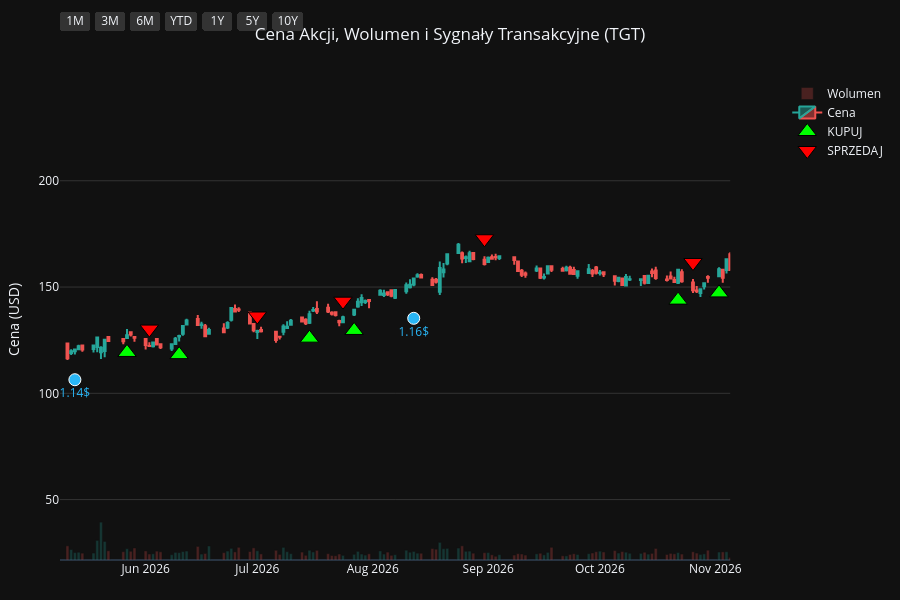
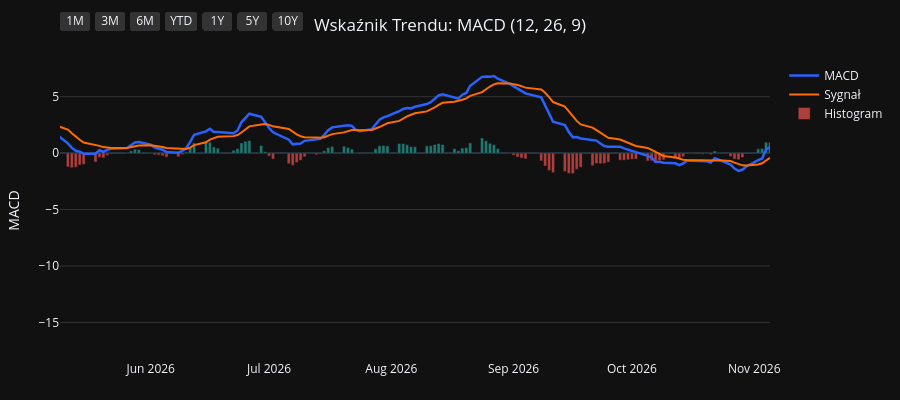
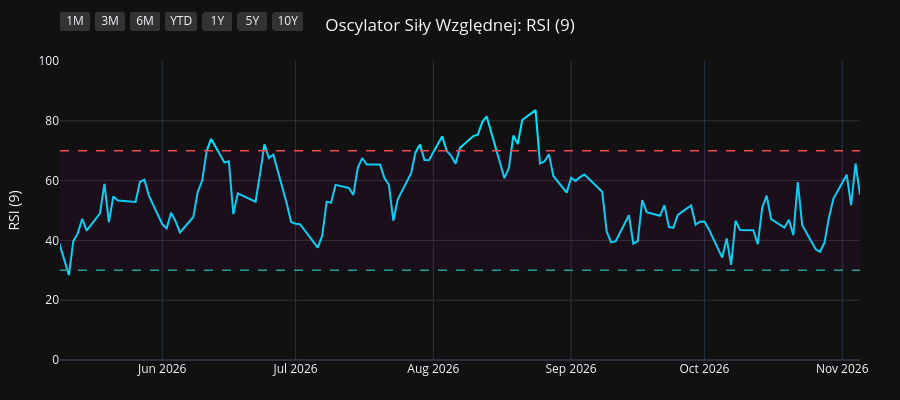
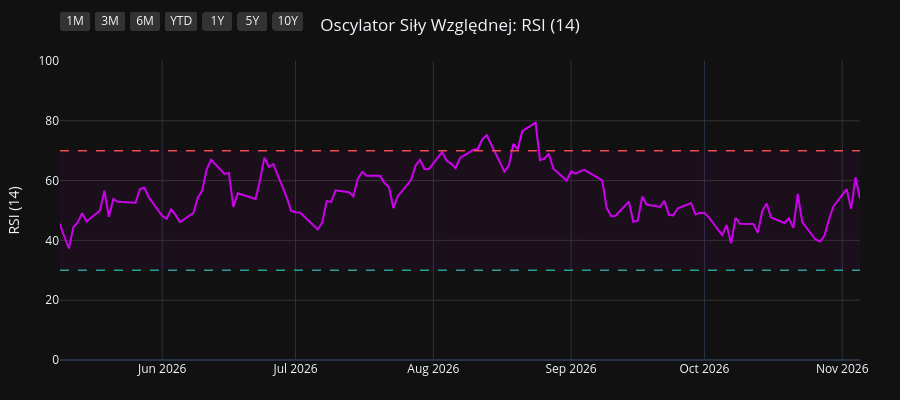

These figures' notebook cell, in order:
### Code cell
import os
import yfinance as yf
import pandas as pd
import pandas_ta as ta
import plotly.graph_objects as go
from plotly.subplots import make_subplots

# 1. Pobranie i przygotowanie danych
symbol = os.environ.get("STOCK_TICKER", "").strip().upper()
if not symbol:
    raise RuntimeError("Set STOCK_TICKER before running price_extractor.ipynb")
df = yf.Ticker(symbol).history(period="10y")
df.index = df.index.tz_localize(None)

# Wskaźniki i sygnały
df.ta.macd(fast=12, slow=26, signal=9, append=True)
df.ta.rsi(length=9, append=True)
df.ta.rsi(length=14, append=True)
df.ta.rsi(length=21, append=True)
df.dropna(inplace=True)

macd = df['MACD_12_26_9']
signal = df['MACDs_12_26_9']
wczorajszy_macd = macd.shift(1)
wczorajszy_signal = signal.shift(1)

df['Decyzja'] = 'BRAK'
df.loc[(macd > signal) & (wczorajszy_macd <= wczorajszy_signal), 'Decyzja'] = 'KUPUJ'
df.loc[(macd < signal) & (wczorajszy_macd >= wczorajszy_signal), 'Decyzja'] = 'SPRZEDAJ'

df_kupuj = df[df['Decyzja'] == 'KUPUJ']
df_sprzedaj = df[df['Decyzja'] == 'SPRZEDAJ']
df_dywidendy = df[df['Dividends'] > 0]
df_splity = df[df['Stock Splits'] > 0]

# Wspólna konfiguracja osi X
konfiguracja_osi_x = dict(
    type="date",
    showspikes=True, spikemode="across", spikesnap="cursor", spikedash="dot", spikecolor="#ffffff", spikethickness=1, hoverformat="%Y-%m-%d",
    rangeselector=dict(
        buttons=list([
            dict(count=1, label="1M", step="month", stepmode="backward"),
            dict(count=3, label="3M", step="month", stepmode="backward"),
            dict(count=6, label="6M", step="month", stepmode="backward"),
            dict(count=1, label="YTD", step="year", stepmode="todate"),
            dict(count=1, label="1Y", step="year", stepmode="backward"),
            dict(count=5, label="5Y", step="year", stepmode="backward"),
            dict(step="all", label="10Y")
        ]),
        bgcolor="#333333", activecolor="#2962ff", x=0, y=1.1
    )
)

# ==========================================
# WYKRES 1: CENA + WOLUMEN + SYGNAŁY
# ==========================================
fig1 = make_subplots(specs=[[{"secondary_y": True}]])

kolory_wolumenu = ['#26a69a' if row['Close'] >= row['Open'] else '#ef5350' for index, row in df.iterrows()]
fig1.add_trace(go.Bar(x=df.index, y=df['Volume'], marker_color=kolory_wolumenu, opacity=0.25, name='Wolumen'), secondary_y=True)
fig1.add_trace(go.Candlestick(x=df.index, open=df['Open'], high=df['High'], low=df['Low'], close=df['Close'], name='Cena', increasing_line_color='#26a69a', decreasing_line_color='#ef5350'), secondary_y=False)
fig1.add_trace(go.Scatter(x=df_kupuj.index, y=df_kupuj['Low'] * 0.95, customdata=df_kupuj[['Low', 'High']], mode='markers', marker=dict(symbol='triangle-up', size=16, color='#00ff00', line=dict(width=1, color='black')), name='KUPUJ', hovertemplate='KUPUJ<br>Najniższa: %{customdata[0]:.2f}<br>Najwyższa: %{customdata[1]:.2f}<extra></extra>'), secondary_y=False)
fig1.add_trace(go.Scatter(x=df_sprzedaj.index, y=df_sprzedaj['High'] * 1.05, customdata=df_sprzedaj[['Low', 'High']], mode='markers', marker=dict(symbol='triangle-down', size=16, color='#ff0000', line=dict(width=1, color='black')), name='SPRZEDAJ', hovertemplate='SPRZEDAJ<br>Najniższa: %{customdata[0]:.2f}<br>Najwyższa: %{customdata[1]:.2f}<extra></extra>'), secondary_y=False)

if not df_dywidendy.empty:
    fig1.add_trace(go.Scatter(x=df_dywidendy.index, y=df_dywidendy['Low'] * 0.90, mode='markers+text', marker=dict(symbol='circle', size=12, color='#29b6f6', line=dict(width=1, color='white')), text=df_dywidendy['Dividends'].apply(lambda x: f"{x}$"), textposition="bottom center", name='Dywidenda', showlegend=False, hovertemplate='Dywidenda: %{text}<extra></extra>', textfont=dict(color="#29b6f6")), secondary_y=False)
if not df_splity.empty:
                    fig1.add_trace(go.Scatter(x=df_splity.index, y=df_splity['High'], mode='markers+text', marker=dict(symbol='star', size=16, color='#ffee58', line=dict(width=1, color='black')), text=df_splity['Stock Splits'].apply(lambda x: f"{x:g}:1" if x >= 1 else f"1:{1 / x:g}"), textposition="top center", name='Split', hovertemplate='%{text}<extra></extra>', textfont=dict(color="#ffee58")), secondary_y=False)

fig1.update_layout(title=dict(text=f"Cena Akcji, Wolumen i Sygnały Transakcyjne ({symbol})", x=0.5, xanchor='center'), dragmode='pan', xaxis_rangeslider_visible=False, template='plotly_dark', height=600, hovermode='x unified', margin=dict(l=60, r=40, t=60, b=40))
fig1.update_xaxes(**konfiguracja_osi_x)
fig1.update_xaxes(range=[df.index.max() - pd.Timedelta(days=180), df.index.max()])
fig1.update_yaxes(title_text="Cena (USD)", secondary_y=False, gridcolor='#333333')
fig1.update_yaxes(range=[0, df['Volume'].max() * 4], showgrid=False, showticklabels=False, secondary_y=True)
fig1.show(config={'scrollZoom': True})

# ==========================================
# WYKRES 2: WSKAŹNIK MACD
# ==========================================
fig2 = go.Figure()
fig2.add_trace(go.Scatter(x=df.index, y=df['MACD_12_26_9'], line=dict(color='#2962ff', width=2.5), name='MACD'))
fig2.add_trace(go.Scatter(x=df.index, y=df['MACDs_12_26_9'], line=dict(color='#ff6d00', width=2), name='Sygnał'))
kolory_macd = ['#26a69a' if val >= 0 else '#ef5350' for val in df['MACDh_12_26_9']]
fig2.add_trace(go.Bar(x=df.index, y=df['MACDh_12_26_9'], marker_color=kolory_macd, name='Histogram', opacity=0.7))
fig2.update_layout(title=dict(text="Wskaźnik Trendu: MACD (12, 26, 9)", x=0.5, xanchor='center'), dragmode='pan', xaxis_rangeslider_visible=False, template='plotly_dark', height=400, hovermode='x unified', margin=dict(l=60, r=40, t=60, b=40))
fig2.update_xaxes(**konfiguracja_osi_x)
fig2.update_xaxes(range=[df.index.max() - pd.Timedelta(days=180), df.index.max()])
fig2.update_yaxes(title_text="MACD", gridcolor='#333333')
fig2.show(config={'scrollZoom': True})

# ==========================================
# WYKRES 3: OSCYLATOR RSI (9)
# ==========================================
fig3 = go.Figure()
fig3.add_trace(go.Scatter(x=df.index, y=df['RSI_9'], line=dict(color='#00e5ff', width=2), name='RSI (9)'))
fig3.add_hline(y=70, line_dash="dash", line_color="#ef5350", line_width=1.5)
fig3.add_hline(y=30, line_dash="dash", line_color="#26a69a", line_width=1.5)
fig3.add_hrect(y0=30, y1=70, line_width=0, fillcolor="purple", opacity=0.1)
fig3.update_layout(title=dict(text="Oscylator Siły Względnej: RSI (9)", x=0.5, xanchor='center'), dragmode='pan', xaxis_rangeslider_visible=False, template='plotly_dark', height=400, hovermode='x unified', margin=dict(l=60, r=40, t=60, b=40))
fig3.update_xaxes(**konfiguracja_osi_x)
fig3.update_xaxes(range=[df.index.max() - pd.Timedelta(days=180), df.index.max()])
fig3.update_yaxes(title_text="RSI (9)", range=[0, 100], gridcolor='#333333')
fig3.show(config={'scrollZoom': True})

# ==========================================
# WYKRES 4: OSCYLATOR RSI (14)
# ==========================================
fig4 = go.Figure()
fig4.add_trace(go.Scatter(x=df.index, y=df['RSI_14'], line=dict(color='#d500f9', width=2), name='RSI (14)'))
fig4.add_hline(y=70, line_dash="dash", line_color="#ef5350", line_width=1.5)
fig4.add_hline(y=30, line_dash="dash", line_color="#26a69a", line_width=1.5)
fig4.add_hrect(y0=30, y1=70, line_width=0, fillcolor="purple", opacity=0.1)
fig4.update_layout(title=dict(text="Oscylator Siły Względnej: RSI (14)", x=0.5, xanchor='center'), dragmode='pan', xaxis_rangeslider_visible=False, template='plotly_dark', height=400, hovermode='x unified', margin=dict(l=60, r=40, t=60, b=40))
fig4.update_xaxes(**konfiguracja_osi_x)
fig4.update_xaxes(range=[df.index.max() - pd.Timedelta(days=180), df.index.max()])
fig4.update_yaxes(title_text="RSI (14)", range=[0, 100], gridcolor='#333333')
fig4.show(config={'scrollZoom': True})

# ==========================================
# WYKRES 5: OSCYLATOR RSI (21)
# ==========================================
fig5 = go.Figure()
fig5.add_trace(go.Scatter(x=df.index, y=df['RSI_21'], line=dict(color='#64dd17', width=2), name='RSI (21)'))
fig5.add_hline(y=70, line_dash="dash", line_color="#ef5350", line_width=1.5)
fig5.add_hline(y=30, line_dash="dash", line_color="#26a69a", line_width=1.5)
fig5.add_hrect(y0=30, y1=70, line_width=0, fillcolor="purple", opacity=0.1)
fig5.update_layout(title=dict(text="Oscylator Siły Względnej: RSI (21)", x=0.5, xanchor='center'), dragmode='pan', xaxis_rangeslider_visible=False, template='plotly_dark', height=400, hovermode='x unified', margin=dict(l=60, r=40, t=60, b=40))
fig5.update_xaxes(**konfiguracja_osi_x)
fig5.update_xaxes(range=[df.index.max() - pd.Timedelta(days=180), df.index.max()])
fig5.update_yaxes(title_text="RSI (21)", range=[0, 100], gridcolor='#333333')
fig5.show(config={'scrollZoom': True})

### Figure 1 — Plotly figure (JSON) as saved in the notebook; plotly's stock layout.template omitted (floating-point values rounded to 4 significant figures; data arrays with more than 128 entries replaced by an {"elided": "..."} marker saying what was removed)
{"data": [{"marker": {"color": {"elided": "2480 str values"}}, "name": "Wolumen", "opacity": 0.25, "type": "bar", "x": {"elided": "2480 str values"}, "xaxis": "x", "y": {"elided": "2480 int values"}, "yaxis": "y2"}, {"close": {"elided": "2480 float values"}, "decreasing": {"line": {"color": "#ef5350"}}, "high": {"elided": "2480 float values"}, "increasing": {"line": {"color": "#26a69a"}}, "low": {"elided": "2480 float values"}, "name": "Cena", "open": {"elided": "2480 float values"}, "type": "candlestick", "x": {"elided": "2480 str values"}, "xaxis": "x", "yaxis": "y"}, {"customdata": {"elided": "96x2 float values"}, "hovertemplate": "KUPUJ<br>Najniższa: %{customdata[0]:.2f}<br>Najwyższa: %{customdata[1]:.2f}<extra></extra>", "marker": {"color": "#00ff00", "line": {"color": "black", "width": 1}, "size": 16, "symbol": "triangle-up"}, "mode": "markers", "name": "KUPUJ", "type": "scatter", "x": ["2017-02-06T00:00:00", "2017-03-23T00:00:00", "2017-06-05T00:00:00", "2017-06-09T00:00:00", "2017-07-05T00:00:00", "2017-07-13T00:00:00", "2017-09-06T00:00:00", "2017-10-13T00:00:00", "2017-11-14T00:00:00", "2017-11-29T00:00:00", "2018-02-26T00:00:00", "2018-04-04T00:00:00", "2018-04-27T00:00:00", "2018-05-14T00:00:00", "2018-06-04T00:00:00", "2018-07-10T00:00:00", "2018-07-23T00:00:00", "2018-08-17T00:00:00", "2018-10-30T00:00:00", "2018-12-26T00:00:00", "2019-02-19T00:00:00", "2019-03-05T00:00:00", "2019-04-08T00:00:00", "2019-04-18T00:00:00", "2019-05-22T00:00:00", "2019-08-19T00:00:00", "2019-10-14T00:00:00", "2019-11-15T00:00:00", "2020-02-06T00:00:00", "2020-04-01T00:00:00", "2020-07-15T00:00:00", "2020-09-28T00:00:00", "2020-11-13T00:00:00", "2021-01-04T00:00:00", "2021-02-09T00:00:00", "2021-03-15T00:00:00", "2021-05-06T00:00:00", "2021-05-20T00:00:00", "2021-06-25T00:00:00", "2021-07-22T00:00:00", "2021-09-17T00:00:00", "2021-10-13T00:00:00", "2021-11-16T00:00:00", "2021-12-30T00:00:00", "2022-02-01T00:00:00", "2022-02-09T00:00:00", "2022-03-01T00:00:00", "2022-04-07T00:00:00", "2022-06-06T00:00:00", "2022-09-08T00:00:00", "2022-10-06T00:00:00", "2022-10-18T00:00:00", "2022-11-11T00:00:00", "2022-11-30T00:00:00", "2022-12-29T00:00:00", "2023-03-30T00:00:00", "2023-05-11T00:00:00", "2023-06-14T00:00:00", "2023-08-31T00:00:00", "2023-09-14T00:00:00", "2023-10-11T00:00:00", "2023-12-14T00:00:00", "2024-02-02T00:00:00", "2024-03-28T00:00:00", "2024-05-10T00:00:00", "2024-05-16T00:00:00", "2024-06-03T00:00:00", "2024-06-12T00:00:00", "2024-06-21T00:00:00", "2024-08-16T00:00:00", "2024-09-19T00:00:00", "2024-10-11T00:00:00", "2024-11-11T00:00:00", "2024-12-09T00:00:00", "2025-01-23T00:00:00", "2025-03-24T00:00:00", "2025-04-17T00:00:00", "2025-06-06T00:00:00", "2025-06-24T00:00:00", "2025-07-22T00:00:00", "2025-08-12T00:00:00", "2025-08-18T00:00:00", "2025-09-26T00:00:00", "2025-11-28T00:00:00", "2025-12-26T00:00:00", "2026-01-02T00:00:00", "2026-02-04T00:00:00", "2026-03-04T00:00:00", "2026-03-31T00:00:00", "2026-04-16T00:00:00", "2026-05-27T00:00:00", "2026-06-10T00:00:00", "2026-07-15T00:00:00", "2026-07-27T00:00:00", "2026-10-22T00:00:00", "2026-11-02T00:00:00"], "xaxis": "x", "y": [44.96, 37.99, 39.77, 39.62, 37.59, 37.65, 42.07, 43.89, 43.75, 42.03, 56.07, 51.35, 53.24, 52.65, 55.09, 58.48, 58.58, 62.43, 64.1, 47.39, 55.54, 57.16, 62.36, 63.58, 59.76, 66.69, 87.0, 87.29, 90.52, 72.41, 95.7, 123.9, 128.7, 140.1, 156.0, 144.2, 171.2, 175.9, 194.3, 206.6, 199.5, 187.4, 214.3, 186.6, 176.5, 174.6, 179.1, 179.0, 130.6, 139.7, 128.7, 128.3, 136.5, 135.6, 122.4, 133.8, 131.2, 108.0, 107.1, 104.5, 91.01, 119.9, 122.6, 151.3, 140.1, 139.3, 132.0, 126.6, 125.6, 122.9, 136.3, 137.5, 131.8, 117.8, 119.6, 93.71, 80.58, 85.31, 87.2, 92.54, 94.16, 94.64, 79.29, 83.09, 89.25, 89.74, 103.8, 112.0, 110.9, 113.6, 119.2, 118.2, 126.0, 129.6, 143.8, 147.2], "yaxis": "y"}, {"customdata": {"elided": "95x2 float values"}, "hovertemplate": "SPRZEDAJ<br>Najniższa: %{customdata[0]:.2f}<br>Najwyższa: %{customdata[1]:.2f}<extra></extra>", "marker": {"color": "#ff0000", "line": {"color": "black", "width": 1}, "size": 16, "symbol": "triangle-down"}, "mode": "markers", "name": "SPRZEDAJ", "type": "scatter", "x": ["2017-02-28T00:00:00", "2017-05-16T00:00:00", "2017-06-06T00:00:00", "2017-06-16T00:00:00", "2017-07-07T00:00:00", "2017-08-11T00:00:00", "2017-09-25T00:00:00", "2017-10-30T00:00:00", "2017-11-15T00:00:00", "2018-01-29T00:00:00", "2018-03-01T00:00:00", "2018-04-23T00:00:00", "2018-05-03T00:00:00", "2018-05-25T00:00:00", "2018-06-18T00:00:00", "2018-07-12T00:00:00", "2018-08-16T00:00:00", "2018-09-12T00:00:00", "2018-11-15T00:00:00", "2019-02-08T00:00:00", "2019-03-01T00:00:00", "2019-04-02T00:00:00", "2019-04-09T00:00:00", "2019-04-22T00:00:00", "2019-06-20T00:00:00", "2019-09-13T00:00:00", "2019-10-23T00:00:00", "2019-12-10T00:00:00", "2020-02-26T00:00:00", "2020-05-22T00:00:00", "2020-09-02T00:00:00", "2020-10-19T00:00:00", "2020-12-07T00:00:00", "2021-01-21T00:00:00", "2021-02-19T00:00:00", "2021-04-21T00:00:00", "2021-05-11T00:00:00", "2021-06-14T00:00:00", "2021-07-19T00:00:00", "2021-07-28T00:00:00", "2021-09-21T00:00:00", "2021-11-08T00:00:00", "2021-11-17T00:00:00", "2022-01-18T00:00:00", "2022-02-07T00:00:00", "2022-02-14T00:00:00", "2022-03-31T00:00:00", "2022-04-27T00:00:00", "2022-08-22T00:00:00", "2022-09-15T00:00:00", "2022-10-14T00:00:00", "2022-11-07T00:00:00", "2022-11-18T00:00:00", "2022-12-02T00:00:00", "2023-02-09T00:00:00", "2023-04-18T00:00:00", "2023-05-22T00:00:00", "2023-08-07T00:00:00", "2023-09-11T00:00:00", "2023-09-18T00:00:00", "2023-12-11T00:00:00", "2023-12-15T00:00:00", "2024-03-18T00:00:00", "2024-04-03T00:00:00", "2024-05-15T00:00:00", "2024-05-21T00:00:00", "2024-06-06T00:00:00", "2024-06-13T00:00:00", "2024-07-24T00:00:00", "2024-09-06T00:00:00", "2024-10-01T00:00:00", "2024-10-21T00:00:00", "2024-11-20T00:00:00", "2025-01-17T00:00:00", "2025-02-03T00:00:00", "2025-04-04T00:00:00", "2025-05-30T00:00:00", "2025-06-18T00:00:00", "2025-07-17T00:00:00", "2025-07-29T00:00:00", "2025-08-15T00:00:00", "2025-08-20T00:00:00", "2025-11-04T00:00:00", "2025-12-24T00:00:00", "2025-12-31T00:00:00", "2026-01-22T00:00:00", "2026-02-23T00:00:00", "2026-03-11T00:00:00", "2026-04-13T00:00:00", "2026-05-01T00:00:00", "2026-06-02T00:00:00", "2026-07-01T00:00:00", "2026-07-24T00:00:00", "2026-08-31T00:00:00", "2026-10-26T00:00:00"], "xaxis": "x", "y": [52.96, 44.46, 44.22, 42.1, 41.39, 44.74, 47.98, 48.71, 47.34, 63.07, 62.28, 58.59, 59.05, 59.83, 64.78, 65.0, 69.05, 74.74, 69.42, 60.98, 63.47, 68.41, 69.36, 71.3, 74.56, 94.61, 98.09, 110.3, 98.82, 105.2, 133.6, 147.9, 155.6, 172.6, 171.8, 186.0, 189.9, 209.1, 225.5, 231.8, 220.2, 230.1, 231.9, 199.2, 194.0, 190.7, 199.4, 215.1, 151.9, 154.6, 142.0, 147.7, 151.6, 151.8, 160.2, 151.0, 142.5, 124.7, 117.2, 115.6, 130.2, 134.6, 161.0, 169.7, 155.3, 151.2, 141.9, 141.8, 145.5, 149.0, 151.0, 151.6, 126.3, 130.9, 132.6, 95.62, 94.6, 96.55, 103.8, 106.1, 105.4, 100.5, 92.12, 98.71, 100.6, 109.1, 120.5, 125.2, 125.0, 135.5, 130.2, 136.4, 143.4, 172.7, 161.5], "yaxis": "y"}, {"hovertemplate": "Dywidenda: %{text}<extra></extra>", "marker": {"color": "#29b6f6", "line": {"color": "white", "width": 1}, "size": 12, "symbol": "circle"}, "mode": "markers+text", "name": "Dywidenda", "showlegend": false, "text": ["0.6$", "0.6$", "0.62$", "0.62$", "0.62$", "0.62$", "0.64$", "0.64$", "0.64$", "0.64$", "0.66$", "0.66$", "0.66$", "0.66$", "0.68$", "0.68$", "0.68$", "0.68$", "0.9$", "0.9$", "0.9$", "0.9$", "1.08$", "1.08$", "1.08$", "1.08$", "1.1$", "1.1$", "1.1$", "1.1$", "1.12$", "1.12$", "1.12$", "1.12$", "1.14$", "1.14$", "1.14$", "1.14$", "1.16$"], "textfont": {"color": "#29b6f6"}, "textposition": "bottom center", "type": "scatter", "x": ["2017-02-13T00:00:00", "2017-05-15T00:00:00", "2017-08-14T00:00:00", "2017-11-14T00:00:00", "2018-02-20T00:00:00", "2018-05-15T00:00:00", "2018-08-14T00:00:00", "2018-11-20T00:00:00", "2019-02-19T00:00:00", "2019-05-14T00:00:00", "2019-08-20T00:00:00", "2019-11-19T00:00:00", "2020-02-18T00:00:00", "2020-05-19T00:00:00", "2020-08-18T00:00:00", "2020-11-17T00:00:00", "2021-02-16T00:00:00", "2021-05-18T00:00:00", "2021-08-17T00:00:00", "2021-11-16T00:00:00", "2022-02-15T00:00:00", "2022-05-17T00:00:00", "2022-08-16T00:00:00", "2022-11-15T00:00:00", "2023-02-14T00:00:00", "2023-05-16T00:00:00", "2023-08-15T00:00:00", "2023-11-14T00:00:00", "2024-02-20T00:00:00", "2024-05-14T00:00:00", "2024-08-21T00:00:00", "2024-11-20T00:00:00", "2025-02-12T00:00:00", "2025-05-14T00:00:00", "2025-08-13T00:00:00", "2025-11-12T00:00:00", "2026-02-11T00:00:00", "2026-05-13T00:00:00", "2026-08-12T00:00:00"], "xaxis": "x", "y": [43.78, 37.87, 38.42, 41.45, 50.65, 51.46, 58.9, 47.88, 52.62, 51.62, 63.53, 81.71, 87.44, 92.75, 102.2, 122.4, 145.5, 158.3, 194.1, 203.0, 159.7, 163.0, 137.7, 139.6, 134.1, 123.7, 100.8, 88.05, 122.5, 131.0, 132.4, 100.8, 107.3, 81.13, 88.51, 79.8, 99.37, 106.4, 135.3], "yaxis": "y"}], "layout": {"dragmode": "pan", "height": 600, "hovermode": "x unified", "margin": {"b": 40, "l": 60, "r": 40, "t": 60}, "title": {"text": "Cena Akcji, Wolumen i Sygnały Transakcyjne (TGT)", "x": 0.5, "xanchor": "center"}, "xaxis": {"anchor": "y", "domain": [0.0, 0.94], "hoverformat": "%Y-%m-%d", "range": ["2026-05-09T00:00:00", "2026-11-05T00:00:00"], "rangeselector": {"activecolor": "#2962ff", "bgcolor": "#333333", "buttons": [{"count": 1, "label": "1M", "step": "month", "stepmode": "backward"}, {"count": 3, "label": "3M", "step": "month", "stepmode": "backward"}, {"count": 6, "label": "6M", "step": "month", "stepmode": "backward"}, {"count": 1, "label": "YTD", "step": "year", "stepmode": "todate"}, {"count": 1, "label": "1Y", "step": "year", "stepmode": "backward"}, {"count": 5, "label": "5Y", "step": "year", "stepmode": "backward"}, {"label": "10Y", "step": "all"}], "x": 0, "y": 1.1}, "rangeslider": {"visible": false}, "showspikes": true, "spikecolor": "#ffffff", "spikedash": "dot", "spikemode": "across", "spikesnap": "cursor", "spikethickness": 1, "type": "date"}, "yaxis": {"anchor": "x", "domain": [0.0, 1.0], "gridcolor": "#333333", "title": {"text": "Cena (USD)"}}, "yaxis2": {"anchor": "x", "overlaying": "y", "range": [0, 258230800], "showgrid": false, "showticklabels": false, "side": "right"}}}

### Figure 2 — Plotly figure (JSON) as saved in the notebook; plotly's stock layout.template omitted (floating-point values rounded to 4 significant figures; data arrays with more than 128 entries replaced by an {"elided": "..."} marker saying what was removed)
{"data": [{"line": {"color": "#2962ff", "width": 2.5}, "name": "MACD", "type": "scatter", "x": {"elided": "2480 str values"}, "y": {"elided": "2480 float values"}}, {"line": {"color": "#ff6d00", "width": 2}, "name": "Sygnał", "type": "scatter", "x": {"elided": "2480 str values"}, "y": {"elided": "2480 float values"}}, {"marker": {"color": {"elided": "2480 str values"}}, "name": "Histogram", "opacity": 0.7, "type": "bar", "x": {"elided": "2480 str values"}, "y": {"elided": "2480 float values"}}], "layout": {"dragmode": "pan", "height": 400, "hovermode": "x unified", "margin": {"b": 40, "l": 60, "r": 40, "t": 60}, "title": {"text": "Wskaźnik Trendu: MACD (12, 26, 9)", "x": 0.5, "xanchor": "center"}, "xaxis": {"hoverformat": "%Y-%m-%d", "range": ["2026-05-09T00:00:00", "2026-11-05T00:00:00"], "rangeselector": {"activecolor": "#2962ff", "bgcolor": "#333333", "buttons": [{"count": 1, "label": "1M", "step": "month", "stepmode": "backward"}, {"count": 3, "label": "3M", "step": "month", "stepmode": "backward"}, {"count": 6, "label": "6M", "step": "month", "stepmode": "backward"}, {"count": 1, "label": "YTD", "step": "year", "stepmode": "todate"}, {"count": 1, "label": "1Y", "step": "year", "stepmode": "backward"}, {"count": 5, "label": "5Y", "step": "year", "stepmode": "backward"}, {"label": "10Y", "step": "all"}], "x": 0, "y": 1.1}, "rangeslider": {"visible": false}, "showspikes": true, "spikecolor": "#ffffff", "spikedash": "dot", "spikemode": "across", "spikesnap": "cursor", "spikethickness": 1, "type": "date"}, "yaxis": {"gridcolor": "#333333", "title": {"text": "MACD"}}}}

### Figure 3 — Plotly figure (JSON) as saved in the notebook; plotly's stock layout.template omitted (floating-point values rounded to 4 significant figures; data arrays with more than 128 entries replaced by an {"elided": "..."} marker saying what was removed)
{"data": [{"line": {"color": "#00e5ff", "width": 2}, "name": "RSI (9)", "type": "scatter", "x": {"elided": "2480 str values"}, "y": {"elided": "2480 float values"}}], "layout": {"dragmode": "pan", "height": 400, "hovermode": "x unified", "margin": {"b": 40, "l": 60, "r": 40, "t": 60}, "shapes": [{"line": {"color": "#ef5350", "dash": "dash", "width": 1.5}, "type": "line", "x0": 0, "x1": 1, "xref": "x domain", "y0": 70, "y1": 70, "yref": "y"}, {"line": {"color": "#26a69a", "dash": "dash", "width": 1.5}, "type": "line", "x0": 0, "x1": 1, "xref": "x domain", "y0": 30, "y1": 30, "yref": "y"}, {"fillcolor": "purple", "line": {"width": 0}, "opacity": 0.1, "type": "rect", "x0": 0, "x1": 1, "xref": "x domain", "y0": 30, "y1": 70, "yref": "y"}], "title": {"text": "Oscylator Siły Względnej: RSI (9)", "x": 0.5, "xanchor": "center"}, "xaxis": {"hoverformat": "%Y-%m-%d", "range": ["2026-05-09T00:00:00", "2026-11-05T00:00:00"], "rangeselector": {"activecolor": "#2962ff", "bgcolor": "#333333", "buttons": [{"count": 1, "label": "1M", "step": "month", "stepmode": "backward"}, {"count": 3, "label": "3M", "step": "month", "stepmode": "backward"}, {"count": 6, "label": "6M", "step": "month", "stepmode": "backward"}, {"count": 1, "label": "YTD", "step": "year", "stepmode": "todate"}, {"count": 1, "label": "1Y", "step": "year", "stepmode": "backward"}, {"count": 5, "label": "5Y", "step": "year", "stepmode": "backward"}, {"label": "10Y", "step": "all"}], "x": 0, "y": 1.1}, "rangeslider": {"visible": false}, "showspikes": true, "spikecolor": "#ffffff", "spikedash": "dot", "spikemode": "across", "spikesnap": "cursor", "spikethickness": 1, "type": "date"}, "yaxis": {"gridcolor": "#333333", "range": [0, 100], "title": {"text": "RSI (9)"}}}}

### Figure 4 — Plotly figure (JSON) as saved in the notebook; plotly's stock layout.template omitted (floating-point values rounded to 4 significant figures; data arrays with more than 128 entries replaced by an {"elided": "..."} marker saying what was removed)
{"data": [{"line": {"color": "#d500f9", "width": 2}, "name": "RSI (14)", "type": "scatter", "x": {"elided": "2480 str values"}, "y": {"elided": "2480 float values"}}], "layout": {"dragmode": "pan", "height": 400, "hovermode": "x unified", "margin": {"b": 40, "l": 60, "r": 40, "t": 60}, "shapes": [{"line": {"color": "#ef5350", "dash": "dash", "width": 1.5}, "type": "line", "x0": 0, "x1": 1, "xref": "x domain", "y0": 70, "y1": 70, "yref": "y"}, {"line": {"color": "#26a69a", "dash": "dash", "width": 1.5}, "type": "line", "x0": 0, "x1": 1, "xref": "x domain", "y0": 30, "y1": 30, "yref": "y"}, {"fillcolor": "purple", "line": {"width": 0}, "opacity": 0.1, "type": "rect", "x0": 0, "x1": 1, "xref": "x domain", "y0": 30, "y1": 70, "yref": "y"}], "title": {"text": "Oscylator Siły Względnej: RSI (14)", "x": 0.5, "xanchor": "center"}, "xaxis": {"hoverformat": "%Y-%m-%d", "range": ["2026-05-09T00:00:00", "2026-11-05T00:00:00"], "rangeselector": {"activecolor": "#2962ff", "bgcolor": "#333333", "buttons": [{"count": 1, "label": "1M", "step": "month", "stepmode": "backward"}, {"count": 3, "label": "3M", "step": "month", "stepmode": "backward"}, {"count": 6, "label": "6M", "step": "month", "stepmode": "backward"}, {"count": 1, "label": "YTD", "step": "year", "stepmode": "todate"}, {"count": 1, "label": "1Y", "step": "year", "stepmode": "backward"}, {"count": 5, "label": "5Y", "step": "year", "stepmode": "backward"}, {"label": "10Y", "step": "all"}], "x": 0, "y": 1.1}, "rangeslider": {"visible": false}, "showspikes": true, "spikecolor": "#ffffff", "spikedash": "dot", "spikemode": "across", "spikesnap": "cursor", "spikethickness": 1, "type": "date"}, "yaxis": {"gridcolor": "#333333", "range": [0, 100], "title": {"text": "RSI (14)"}}}}
